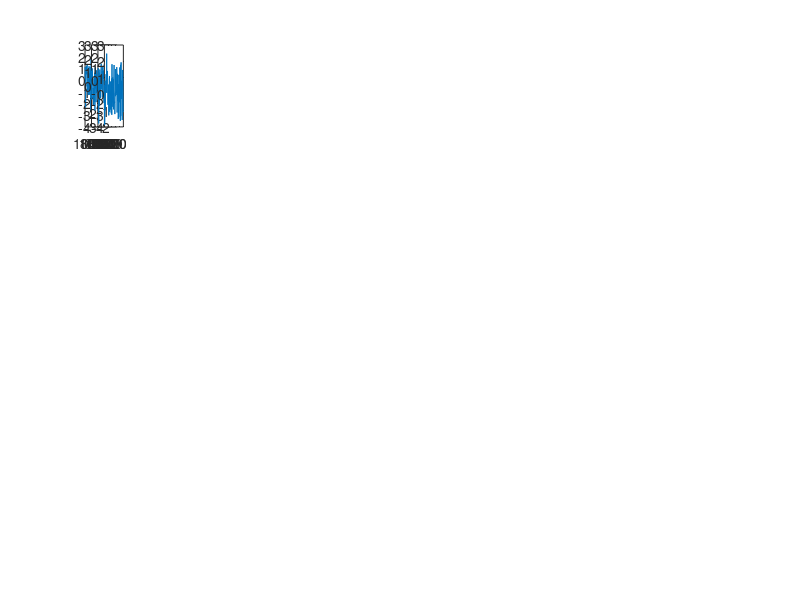

Write MATLAB code to recreate this figure.
function exercicio_em_sala()
m = randn(10, 10);
[l1, l2] = funcao_um(m)
[m1, m2, m3] = estatistica_matriz(m)
plot_matriz(m)
m = randn(4, 100);
subplot_matriz(m)
end

function [linha_1, linha_2] = funcao_um(matriz)
    linha_1 = matriz(1, :);
    linha_2 = matriz(end, :);
end

function [valor_min, valor_max, valor_medio] =  estatistica_matriz(matriz)
   valor_min = min(matriz');
   valor_max = max(matriz');
   valor_medio = mean(matriz');
end

function plot_matriz(matriz)
    figure
    plot(matriz')
end

function subplot_matriz(matriz)
[linha, coluna] = size(matriz);

for valor = 1:linha
    subplot(linha, coluna, valor)
    plot(matriz(valor, :))
end
end